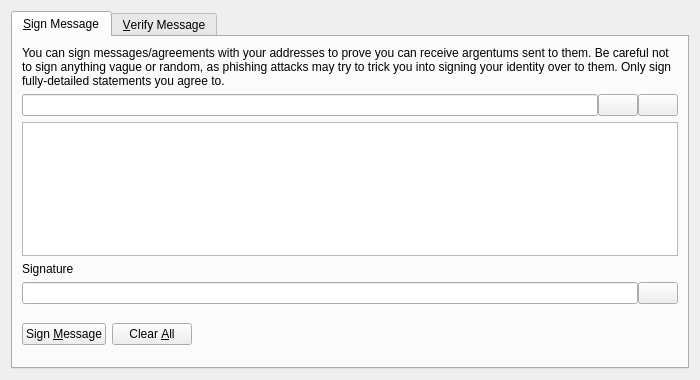
<?xml version="1.0" encoding="UTF-8"?>
<ui version="4.0">
 <class>SignVerifyMessageDialog</class>
 <widget class="QDialog" name="SignVerifyMessageDialog">
  <property name="geometry">
   <rect>
    <x>0</x>
    <y>0</y>
    <width>700</width>
    <height>380</height>
   </rect>
  </property>
  <property name="windowTitle">
   <string>Signatures - Sign / Verify a Message</string>
  </property>
  <property name="modal">
   <bool>true</bool>
  </property>
  <layout class="QVBoxLayout" name="verticalLayout">
   <item>
    <widget class="QTabWidget" name="tabWidget">
     <property name="currentIndex">
      <number>0</number>
     </property>
     <widget class="QWidget" name="tabSignMessage">
      <attribute name="title">
       <string>&amp;Sign Message</string>
      </attribute>
      <layout class="QVBoxLayout" name="verticalLayout_SM">
       <item>
        <widget class="QLabel" name="infoLabel_SM">
         <property name="text">
          <string>You can sign messages/agreements with your addresses to prove you can receive argentums sent to them. Be careful not to sign anything vague or random, as phishing attacks may try to trick you into signing your identity over to them. Only sign fully-detailed statements you agree to.</string>
         </property>
         <property name="textFormat">
          <enum>Qt::PlainText</enum>
         </property>
         <property name="wordWrap">
          <bool>true</bool>
         </property>
        </widget>
       </item>
       <item>
        <layout class="QHBoxLayout" name="horizontalLayout_1_SM">
         <property name="spacing">
          <number>0</number>
         </property>
         <item>
          <widget class="QValidatedLineEdit" name="addressIn_SM">
           <property name="toolTip">
            <string>The Argentum address to sign the message with</string>
           </property>
          </widget>
         </item>
         <item>
          <widget class="QPushButton" name="addressBookButton_SM">
           <property name="toolTip">
            <string>Choose previously used address</string>
           </property>
           <property name="text">
            <string/>
           </property>
           <property name="icon">
            <iconset resource="../bitcoin.qrc">
             <normaloff>:/icons/address-book</normaloff>:/icons/address-book</iconset>
           </property>
           <property name="shortcut">
            <string>Alt+A</string>
           </property>
           <property name="autoDefault">
            <bool>false</bool>
           </property>
          </widget>
         </item>
         <item>
          <widget class="QPushButton" name="pasteButton_SM">
           <property name="toolTip">
            <string>Paste address from clipboard</string>
           </property>
           <property name="text">
            <string/>
           </property>
           <property name="icon">
            <iconset resource="../bitcoin.qrc">
             <normaloff>:/icons/editpaste</normaloff>:/icons/editpaste</iconset>
           </property>
           <property name="shortcut">
            <string>Alt+P</string>
           </property>
           <property name="autoDefault">
            <bool>false</bool>
           </property>
          </widget>
         </item>
        </layout>
       </item>
       <item>
        <widget class="QPlainTextEdit" name="messageIn_SM">
         <property name="toolTip">
          <string>Enter the message you want to sign here</string>
         </property>
        </widget>
       </item>
       <item>
        <widget class="QLabel" name="signatureLabel_SM">
         <property name="text">
          <string>Signature</string>
         </property>
         <property name="textFormat">
          <enum>Qt::PlainText</enum>
         </property>
        </widget>
       </item>
       <item>
        <layout class="QHBoxLayout" name="horizontalLayout_2_SM">
         <property name="spacing">
          <number>0</number>
         </property>
         <item>
          <widget class="QLineEdit" name="signatureOut_SM">
           <property name="font">
            <font>
             <italic>true</italic>
            </font>
           </property>
           <property name="readOnly">
            <bool>true</bool>
           </property>
          </widget>
         </item>
         <item>
          <widget class="QPushButton" name="copySignatureButton_SM">
           <property name="toolTip">
            <string>Copy the current signature to the system clipboard</string>
           </property>
           <property name="text">
            <string/>
           </property>
           <property name="icon">
            <iconset resource="../bitcoin.qrc">
             <normaloff>:/icons/editcopy</normaloff>:/icons/editcopy</iconset>
           </property>
           <property name="autoDefault">
            <bool>false</bool>
           </property>
          </widget>
         </item>
        </layout>
       </item>
       <item>
        <layout class="QHBoxLayout" name="horizontalLayout_3_SM">
         <item>
          <widget class="QPushButton" name="signMessageButton_SM">
           <property name="toolTip">
            <string>Sign the message to prove you own this Argentum address</string>
           </property>
           <property name="text">
            <string>Sign &amp;Message</string>
           </property>
           <property name="icon">
            <iconset resource="../bitcoin.qrc">
             <normaloff>:/icons/edit</normaloff>:/icons/edit</iconset>
           </property>
           <property name="autoDefault">
            <bool>false</bool>
           </property>
          </widget>
         </item>
         <item>
          <widget class="QPushButton" name="clearButton_SM">
           <property name="toolTip">
            <string>Reset all sign message fields</string>
           </property>
           <property name="text">
            <string>Clear &amp;All</string>
           </property>
           <property name="icon">
            <iconset resource="../bitcoin.qrc">
             <normaloff>:/icons/remove</normaloff>:/icons/remove</iconset>
           </property>
           <property name="autoDefault">
            <bool>false</bool>
           </property>
          </widget>
         </item>
         <item>
          <spacer name="horizontalSpacer_1_SM">
           <property name="orientation">
            <enum>Qt::Horizontal</enum>
           </property>
           <property name="sizeHint" stdset="0">
            <size>
             <width>40</width>
             <height>48</height>
            </size>
           </property>
          </spacer>
         </item>
         <item>
          <widget class="QLabel" name="statusLabel_SM">
           <property name="font">
            <font>
             <weight>75</weight>
             <bold>true</bold>
            </font>
           </property>
           <property name="text">
            <string/>
           </property>
           <property name="wordWrap">
            <bool>true</bool>
           </property>
          </widget>
         </item>
         <item>
          <spacer name="horizontalSpacer_2_SM">
           <property name="orientation">
            <enum>Qt::Horizontal</enum>
           </property>
           <property name="sizeHint" stdset="0">
            <size>
             <width>40</width>
             <height>48</height>
            </size>
           </property>
          </spacer>
         </item>
        </layout>
       </item>
      </layout>
     </widget>
     <widget class="QWidget" name="tabVerifyMessage">
      <attribute name="title">
       <string>&amp;Verify Message</string>
      </attribute>
      <layout class="QVBoxLayout" name="verticalLayout_VM">
       <item>
        <widget class="QLabel" name="infoLabel_VM">
         <property name="text">
          <string>Enter the receiver's address, message (ensure you copy line breaks, spaces, tabs, etc. exactly) and signature below to verify the message. Be careful not to read more into the signature than what is in the signed message itself, to avoid being tricked by a man-in-the-middle attack. Note that this only proves the signing party receives with the address, it cannot prove sendership of any transaction!</string>
         </property>
         <property name="textFormat">
          <enum>Qt::PlainText</enum>
         </property>
         <property name="alignment">
          <set>Qt::AlignLeading|Qt::AlignLeft|Qt::AlignTop</set>
         </property>
         <property name="wordWrap">
          <bool>true</bool>
         </property>
        </widget>
       </item>
       <item>
        <layout class="QHBoxLayout" name="horizontalLayout_1_VM">
         <property name="spacing">
          <number>0</number>
         </property>
         <item>
          <widget class="QValidatedLineEdit" name="addressIn_VM">
           <property name="toolTip">
            <string>The Argentum address the message was signed with</string>
           </property>
          </widget>
         </item>
         <item>
          <widget class="QPushButton" name="addressBookButton_VM">
           <property name="toolTip">
            <string>Choose previously used address</string>
           </property>
           <property name="text">
            <string/>
           </property>
           <property name="icon">
            <iconset resource="../bitcoin.qrc">
             <normaloff>:/icons/address-book</normaloff>:/icons/address-book</iconset>
           </property>
           <property name="shortcut">
            <string>Alt+A</string>
           </property>
           <property name="autoDefault">
            <bool>false</bool>
           </property>
          </widget>
         </item>
        </layout>
       </item>
       <item>
        <widget class="QPlainTextEdit" name="messageIn_VM"/>
       </item>
       <item>
        <widget class="QValidatedLineEdit" name="signatureIn_VM"/>
       </item>
       <item>
        <layout class="QHBoxLayout" name="horizontalLayout_2_VM">
         <item>
          <widget class="QPushButton" name="verifyMessageButton_VM">
           <property name="toolTip">
            <string>Verify the message to ensure it was signed with the specified Argentum address</string>
           </property>
           <property name="text">
            <string>Verify &amp;Message</string>
           </property>
           <property name="icon">
            <iconset resource="../bitcoin.qrc">
             <normaloff>:/icons/transaction_0</normaloff>:/icons/transaction_0</iconset>
           </property>
           <property name="autoDefault">
            <bool>false</bool>
           </property>
          </widget>
         </item>
         <item>
          <widget class="QPushButton" name="clearButton_VM">
           <property name="toolTip">
            <string>Reset all verify message fields</string>
           </property>
           <property name="text">
            <string>Clear &amp;All</string>
           </property>
           <property name="icon">
            <iconset resource="../bitcoin.qrc">
             <normaloff>:/icons/remove</normaloff>:/icons/remove</iconset>
           </property>
           <property name="autoDefault">
            <bool>false</bool>
           </property>
          </widget>
         </item>
         <item>
          <spacer name="horizontalSpacer_1_VM">
           <property name="orientation">
            <enum>Qt::Horizontal</enum>
           </property>
           <property name="sizeHint" stdset="0">
            <size>
             <width>40</width>
             <height>48</height>
            </size>
           </property>
          </spacer>
         </item>
         <item>
          <widget class="QLabel" name="statusLabel_VM">
           <property name="font">
            <font>
             <weight>75</weight>
             <bold>true</bold>
            </font>
           </property>
           <property name="text">
            <string/>
           </property>
           <property name="wordWrap">
            <bool>true</bool>
           </property>
          </widget>
         </item>
         <item>
          <spacer name="horizontalSpacer_2_VM">
           <property name="orientation">
            <enum>Qt::Horizontal</enum>
           </property>
           <property name="sizeHint" stdset="0">
            <size>
             <width>40</width>
             <height>48</height>
            </size>
           </property>
          </spacer>
         </item>
        </layout>
       </item>
      </layout>
     </widget>
    </widget>
   </item>
  </layout>
 </widget>
 <customwidgets>
  <customwidget>
   <class>QValidatedLineEdit</class>
   <extends>QLineEdit</extends>
   <header>qvalidatedlineedit.h</header>
  </customwidget>
 </customwidgets>
 <resources>
  <include location="../bitcoin.qrc"/>
 </resources>
 <connections/>
</ui>
